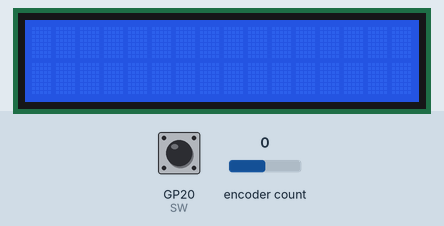
A program run on a simulated Raspberry Pi Pico running MicroPython. On the bench: 16×2 character LCD. Inputs (shaded band) come from the test bench; at power-on: encoder count 0, GP20 (SW) HIGH. Library files of the repository ran but are not shown: machine_i2c_lcd.py; what the program prints to the serial console is not drawn.

Above: at 1.2 s.
1.3 s: encoder count set to -1
At 1.8 s:
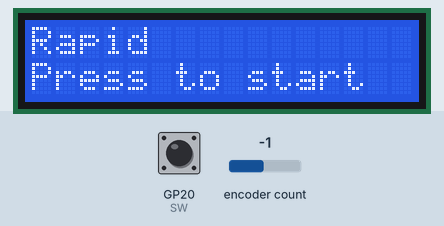
2.8 s: GP20 (SW) pulled LOW for 0.15 s
At 3.5 s:
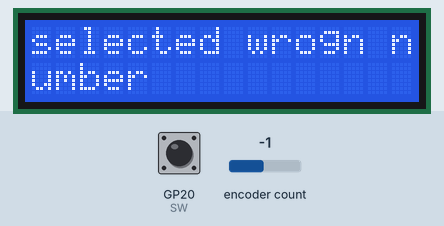
4.4 s: encoder count set to 0
At 6.3 s:
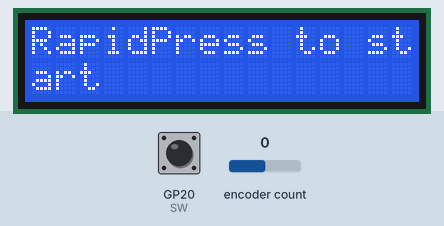
7.4 s: GP20 (SW) pulled LOW for 1 s
At 8.7 s:
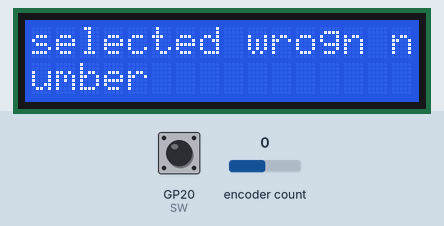
Timing chart, 0 to 10.4 s (numbered marks = the images above; inputs shaded):
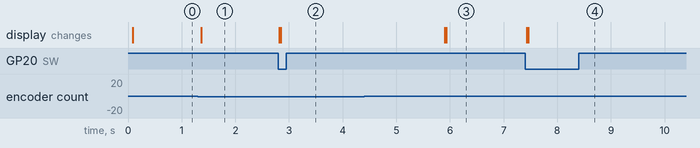

Measured:
- after the input at 1.3 s, the display: changes after 0.07 s (image 1)
- after the input at 2.8 s, the display: first changes at once (image 2 shows a later state)
- after the input at 4.4 s, the display: first changes after 1.5 s (image 3 shows a later state)
- after the input at 7.4 s, the display: first changes at once (image 4 shows a later state)

The program:

main.py
```python
from machine_i2c_lcd import I2cLcd
from time import sleep_ms
from machine import I2C, Pin
from rotary_irq_rp2 import RotaryIRQ

DEFAULT_I2C_ADDR = 0x27

i2c = I2C(0, scl=Pin(1), sda=Pin(0), freq=400000)
lcd = I2cLcd(i2c, DEFAULT_I2C_ADDR, 2, 16)
SW=Pin(20,Pin.IN,Pin.PULL_UP)
r = RotaryIRQ(pin_num_clk=18,
        pin_num_dt=19,
        min_val=0,
        max_val=3,
        reverse=True,
        range_mode=RotaryIRQ.RANGE_BOUNDED)
val_old = r.value()

def start_game(game_value):
  if game_value == 3:
    print("starting blitz")
    lcd.clear()
    lcd.putstr("U select blitz")
    sleep_ms(3000)
  else:
    lcd.clear()
    lcd.putstr("selected wrogn number")
    sleep_ms(3000)
  return


def display_menu(game_value):
  lcd.clear()
  if game_value == 0:
    mode = 'Rapid\n'
  elif game_value == 1:
    mode = 'Rapid'
  elif game_value == 2:
      mode = 'Blitz'
  elif game_value == 3:
      mode = 'Bullet'

  lcd.putstr(mode)
  lcd.putstr("\nPress to start")


def main():
    i2c = I2C(0, scl=Pin(1), sda=Pin(0), freq=400000)
    lcd = I2cLcd(i2c, DEFAULT_I2C_ADDR, 2, 16)
    SW=Pin(20,Pin.IN,Pin.PULL_UP)
    r = RotaryIRQ(pin_num_clk=18,
           pin_num_dt=19,
           min_val=0,
           max_val=3,
           reverse=True,
           range_mode=RotaryIRQ.RANGE_BOUNDED)
    val_old = r.value()
    while True:
      try:
        val_new = r.value()
        if SW.value()==0 and n==0:
          print("Button Pressed")
          print("Selected Number is : ",val_new)
          start_game(val_new)
          n=1
          while SW.value()==0:
            continue
        n=0
        if val_old != val_new:
          val_old = val_new
          print('result =', val_new)
          display_menu(val_new)
        sleep_ms(50)
      except KeyboardInterrupt:
        break

main()
```
